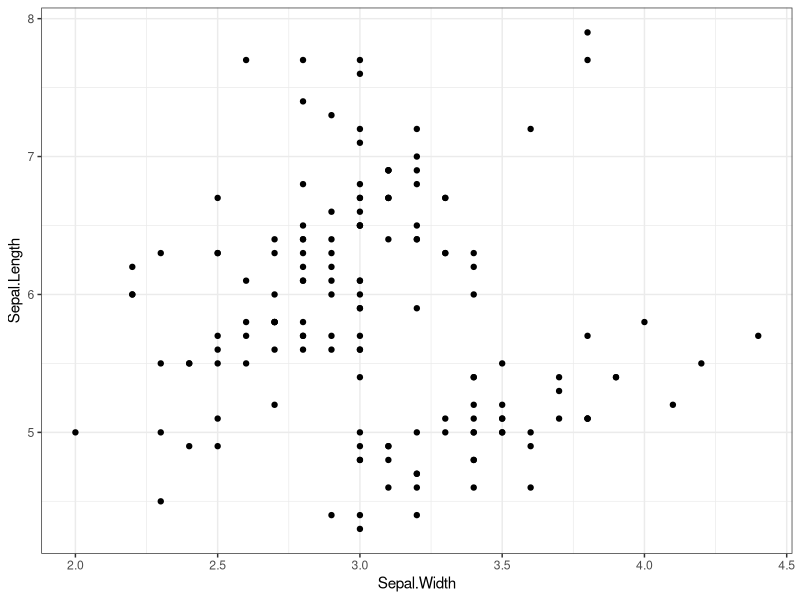

R code for this plot:
# Author: Mark T Patterson
# Date: 2013-04-05

# Purpose: 
#  This is a first attempt at writing an R file, then publishing to github.

# Data:
data(iris)

# Libraries:
library(ggplot2)

# Examining the head of the dataset:
head(iris)

# Plotting Sepal Length against Sepal Width:
p = ggplot(iris, aes(x = Sepal.Width, y = Sepal.Length)) + 
  geom_point() +
  theme_bw()

p


